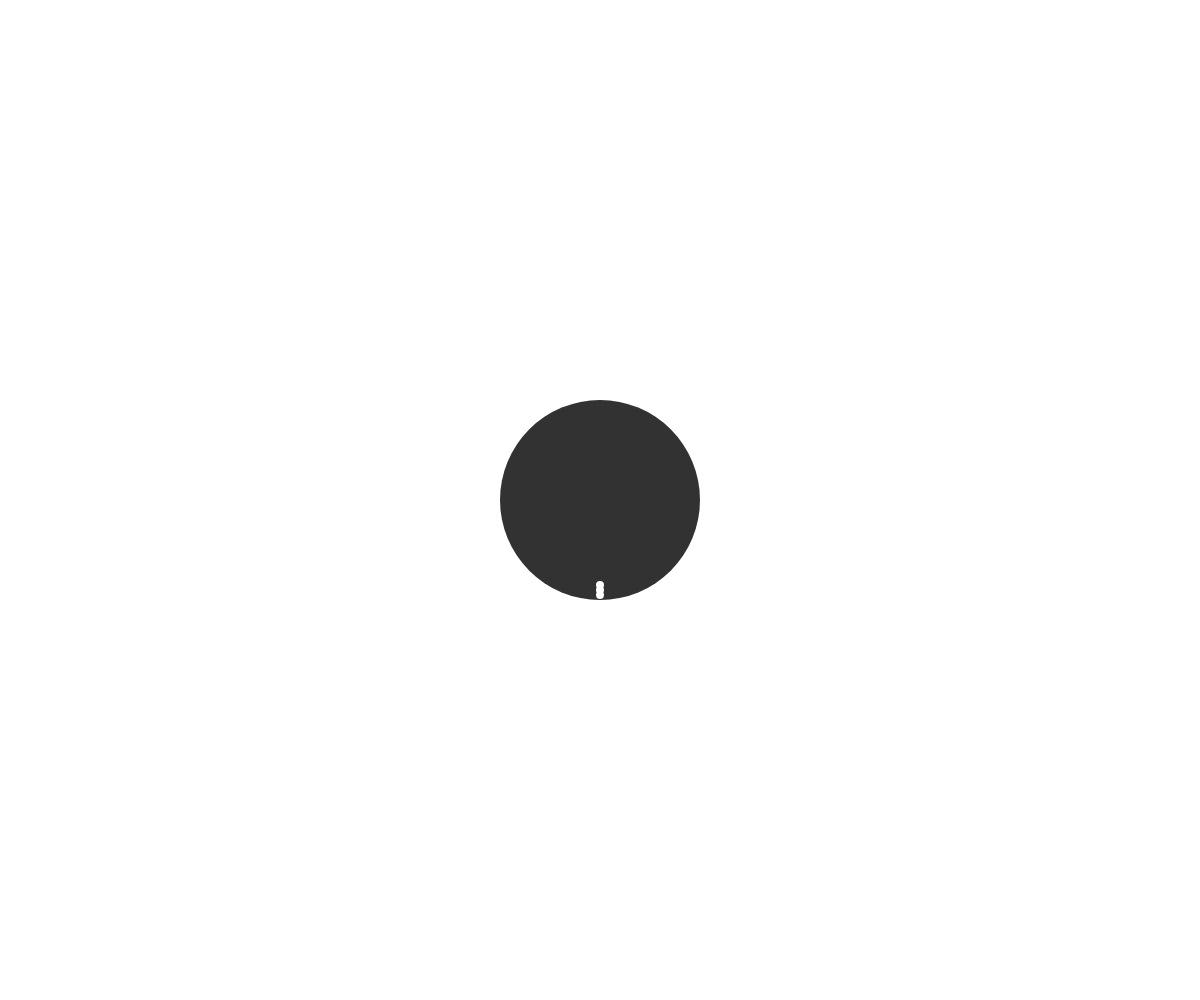
Frame 1 (no input)
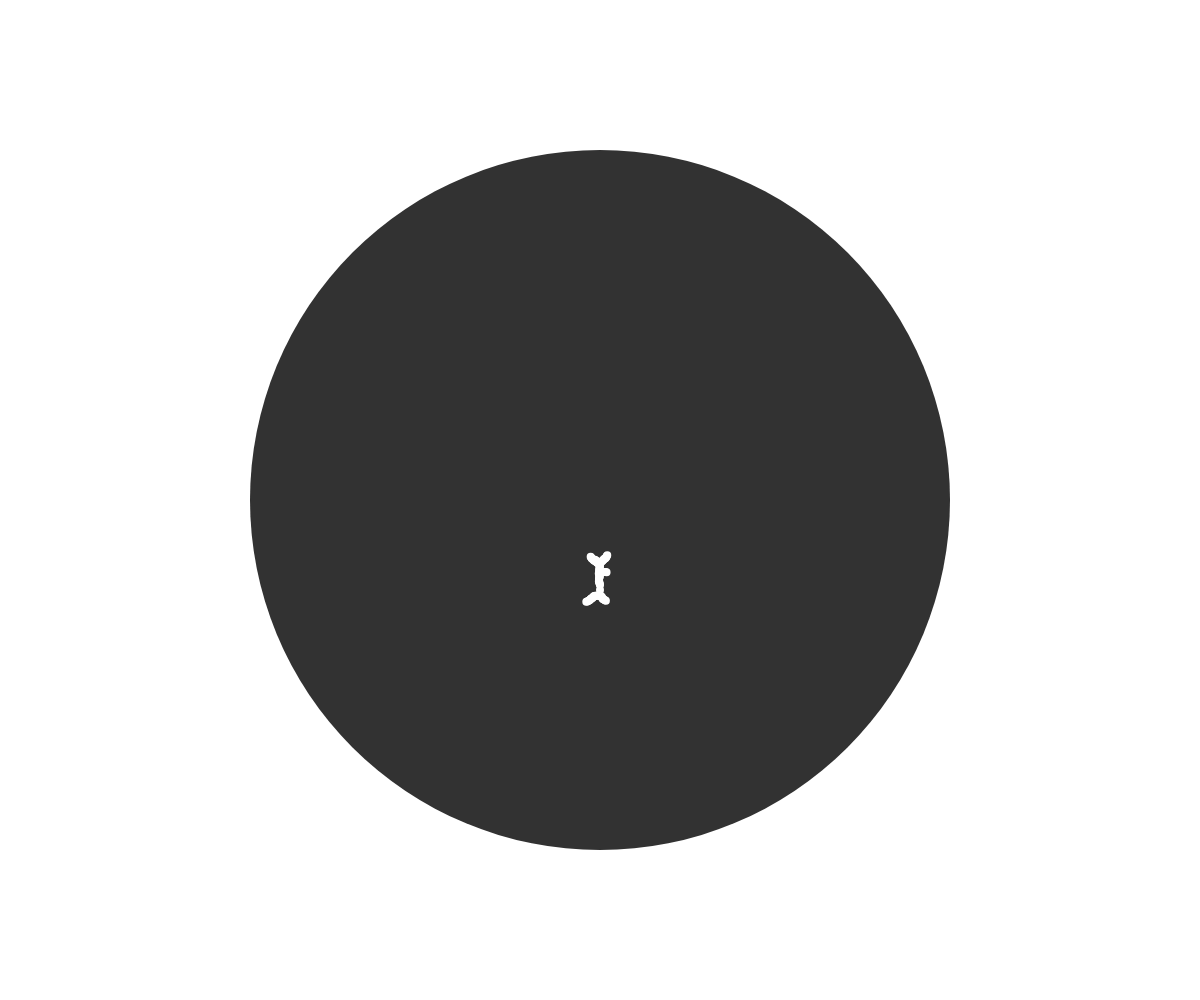
Frame 60 (no input)
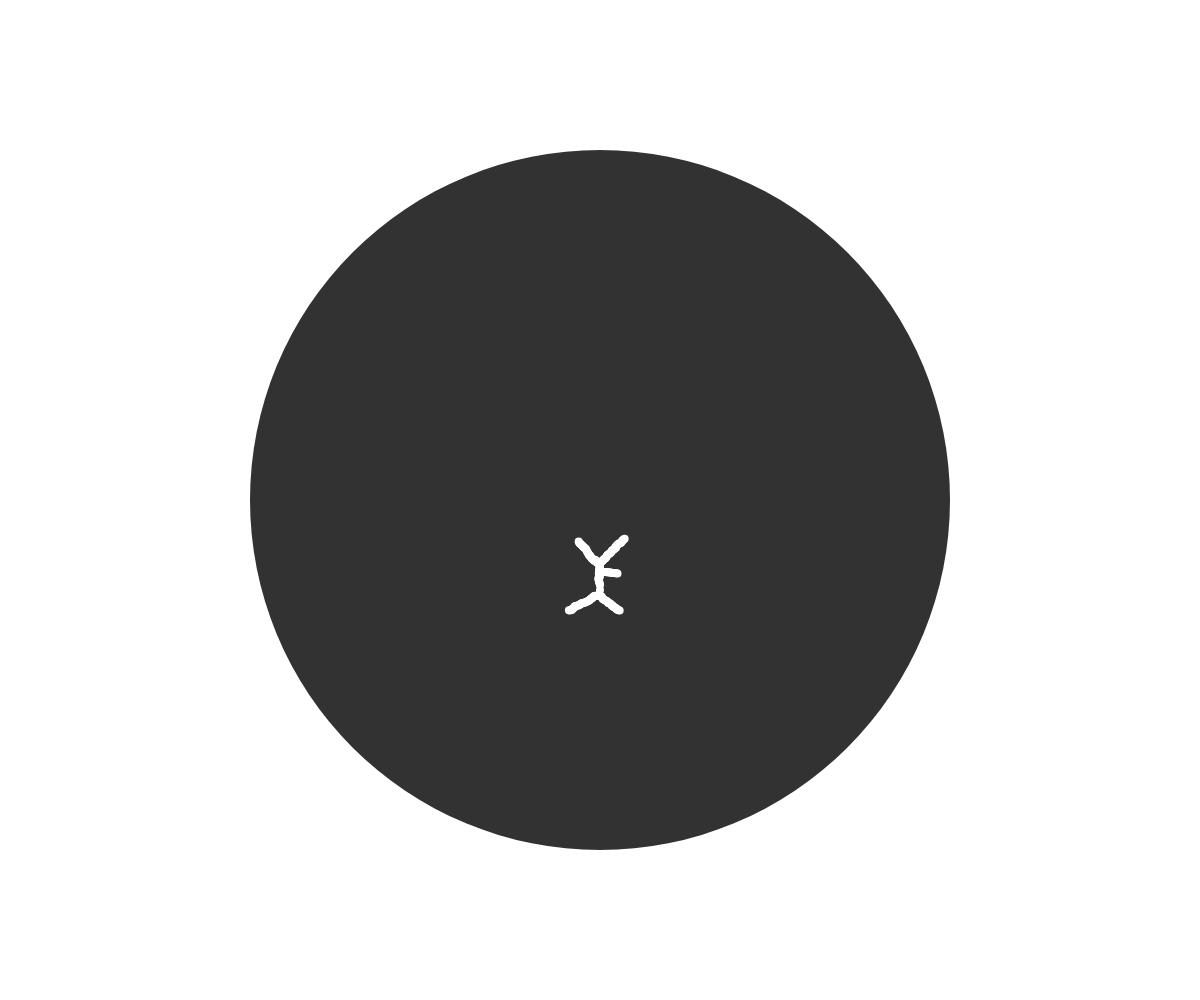
Frame 120 (the mouse pressed at the canvas centre since frame 60)

The p5.js sketch that drew these frames (run headless with seeded random() and noise() and a simulated clock; from frame 60 on, the mouse is pressed at the canvas centre):

// p5.js sketch
// ── sketch.js
// debugger;

var areaR = 100;
var nodes = [];
var auxins = [];
var auxinLim = 1;
var checkAuxinLim = 1;
var newAuxin = 1;



function setup() {
	createCanvas(windowWidth, windowHeight);
	background(255);
	strokeWeight(3);
	for (var i = 0; i < 3; i++) {
		nodes.push(new Node());
		nodes[i].position.x = 0;
		nodes[i].position.y = areaR - 5 * (i + 1);
	}

	for (var i = 0; i < 4; i++) {
		auxins.push(new Auxin());
	}

	frameRate(20);
}

function draw() {
	background(255);
	noStroke()
	translate(width / 2, height / 2);
	fill(50);
	ellipse(0, 0, areaR * 2, areaR * 2);
	stroke(255);
	for (var i = 0; i < nodes.length; i++) {
		var hierarchy = Math.floor(i / 200);
		var branchWeight = map(hierarchy, 0, 10, 5, 1);
		fill(255);
		ellipse(nodes[i].position.x, nodes[i].position.y, branchWeight);
	}
	if (auxins.length < 3000) {
		for (var i = 0; i < auxins.length; i++) {
			auxins[i].nodeCal();
		}

		var nodesLen = nodes.length
		for (var i = 0; i < nodesLen; i++) {
			nodes[i].vectorCal();
			nodes[i].normalize();
			nodes[i].putNode();
			nodes[i].resetNextVec();
		}
		deleteAuxin();
		if (areaR < 0.35 * height) {
			areaR += 10;
		}
		for (var i = 0; i < newAuxin; i++) {
			auxins.push(new Auxin());
		}
		checkAuxin();
		// for (var i = 0; i < auxins.length; i++) {
		// 	stroke(color('red'));
		// 	point(auxins[i].position.x, auxins[i].position.y);
		// }

		console.log(nodes.length);
	}

	// noLoop();
}

function Node() {
	this.position = createVector(0, 0);
	this.nextVec = createVector(0, 0);
	this.auxinColl = [];
	this.vectorCal = function() {
		if (this.auxinColl.length != 0) {
			for (var i = 0; i < this.auxinColl.length; i++) {
				var tempVec = p5.Vector.sub(this.auxinColl[i], this.position);
				// console.log(tempVec);
				// console.log(this.auxinColl[i]);
				// console.log(this.position)
				// console.log('');
				var distTemp = tempVec.mag();
				this.nextVec.add(tempVec.div(distTemp));
			}
		}
		else {
			return;
		}
	}
	this.normalize = function() {
		if (this.nextVec.mag() != 0) {
			this.nextVec.div(this.nextVec.mag());
		}
		else {
			return;
		}
	}
	this.putNode = function() {
		if(this.nextVec.mag() != 0) {
			var positionTemp = p5.Vector.add(this.position, this.nextVec.setMag(1));
			for (var i = 0; i < nodes.length; i++) {
				var distN2N = p5.Vector.sub(positionTemp, nodes[i].position).mag();
				// console.log('dist ' + distN2N);
				// console.log(nodes.length);
				// console.log(auxins.length);
				if (distN2N < auxinLim) {
					return;
				}
			}
			// console.log('work');
			checkN2N(positionTemp);
		}
	}
	this.resetNextVec = function() {
		this.nextVec = createVector(0, 0);
	}
	
}

function Auxin() {
	this.position = createVector(random(-1, 1), random(-1, 1)).setMag(random(areaR));
	this.nearestNode = [];
	this.distArr = [];
	this.nodeCal = function() {
		for (var i = 0; i < nodes.length; i++) {
			var distTemp = dist(this.position.x, this.position.y, nodes[i].position.x, nodes[i].position.y);
			this.distArr.push(distTemp);
		}

		var min = Math.min.apply(null, this.distArr);
		for (var i = 0; i < nodes.length; i++) {
			if (this.distArr[i] == min) this.nearestNode.push(i);
		}
		var index = Math.floor(Math.random() * this.nearestNode.length);
		nodes[this.nearestNode[index]].auxinColl.push(this.position);
		this.distArr = [];
	}
}

// 看現有的auxin和新增的node距離是否太近
function deleteAuxin() {
	var delList = [];
	for (var i = 0; i < auxins.length; i++) {
		for (var j = 0; j < nodes.length; j++) {
			var distTemp = dist(auxins[i].position.x, auxins[i].position.y, nodes[j].position.x, nodes[j].position.y);
			if (distTemp < auxinLim) {
				delList.push(i);
				break;
			}
		}
	}

	for (var i = delList.length - 1; i >= 0; i--) {
		auxins.splice(delList[i], 1);
		// print('deleteAuxin');
	}
	delList = [];
}

// 確認新增的auxin和舊的auxin距離不會太近
function checkAuxin() {
	var start = auxins.length - newAuxin;
	var delList = [];
	for (var i = start; i < auxins.length; i++) {
		for (var j = 0; j < start; j++ ) {
			var distTemp = dist(auxins[i].position.x, auxins[i].position.y, auxins[j].position.x, auxins[i].position.y);
			if (distTemp < checkAuxinLim) {
				delList.push(i);
				break;
			}
		}
	}
	for (i = delList.length - 1; i >= 0; i--) {
		auxins.splice(delList[i], 1);
		// print('checkAuxin');
	}
}

function checkN2N(vector) {
	// print('in');
	nodes.push(new Node());
	nodes[nodes.length - 1].position = vector;
}
